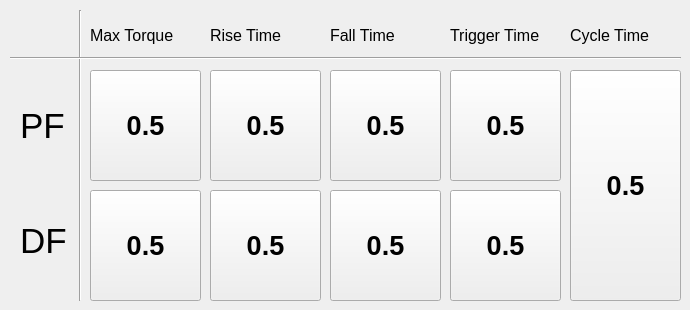
      <widget class="QWidget" name="tab_3">
       <attribute name="title">
        <string>Motor</string>
       </attribute>
       <widget class="QPushButton" name="button_set_max_torque_dorsi">
        <property name="geometry">
         <rect>
          <x>90</x>
          <y>190</y>
          <width>111</width>
          <height>111</height>
         </rect>
        </property>
        <property name="font">
         <font>
          <pointsize>20</pointsize>
          <bold>true</bold>
         </font>
        </property>
        <property name="text">
         <string>0.5</string>
        </property>
       </widget>
       <widget class="QLabel" name="label">
        <property name="geometry">
         <rect>
          <x>20</x>
          <y>100</y>
          <width>51</width>
          <height>51</height>
         </rect>
        </property>
        <property name="font">
         <font>
          <pointsize>26</pointsize>
          <bold>false</bold>
         </font>
        </property>
        <property name="text">
         <string>PF</string>
        </property>
       </widget>
       <widget class="QPushButton" name="button_set_max_torque_plantar">
        <property name="geometry">
         <rect>
          <x>90</x>
          <y>70</y>
          <width>111</width>
          <height>111</height>
         </rect>
        </property>
        <property name="font">
         <font>
          <pointsize>20</pointsize>
          <bold>true</bold>
         </font>
        </property>
        <property name="text">
         <string>0.5</string>
        </property>
       </widget>
       <widget class="QLabel" name="label_2">
        <property name="geometry">
         <rect>
          <x>20</x>
          <y>220</y>
          <width>51</width>
          <height>41</height>
         </rect>
        </property>
        <property name="font">
         <font>
          <pointsize>26</pointsize>
          <bold>false</bold>
         </font>
        </property>
        <property name="text">
         <string>DF</string>
        </property>
       </widget>
       <widget class="Line" name="line">
        <property name="geometry">
         <rect>
          <x>70</x>
          <y>10</y>
          <width>20</width>
          <height>291</height>
         </rect>
        </property>
        <property name="orientation">
         <enum>Qt::Vertical</enum>
        </property>
       </widget>
       <widget class="Line" name="line_2">
        <property name="geometry">
         <rect>
          <x>10</x>
          <y>50</y>
          <width>671</width>
          <height>16</height>
         </rect>
        </property>
        <property name="orientation">
         <enum>Qt::Horizontal</enum>
        </property>
       </widget>
       <widget class="QLabel" name="label_3">
        <property name="geometry">
         <rect>
          <x>90</x>
          <y>10</y>
          <width>111</width>
          <height>51</height>
         </rect>
        </property>
        <property name="font">
         <font>
          <pointsize>12</pointsize>
          <bold>false</bold>
         </font>
        </property>
        <property name="styleSheet">
         <string notr="true">QLabel {
qproperty-alignment: AlignCenter;
}</string>
        </property>
        <property name="text">
         <string>Max Torque</string>
        </property>
       </widget>
       <widget class="QLabel" name="label_4">
        <property name="geometry">
         <rect>
          <x>210</x>
          <y>10</y>
          <width>111</width>
          <height>51</height>
         </rect>
        </property>
        <property name="font">
         <font>
          <pointsize>12</pointsize>
          <bold>false</bold>
         </font>
        </property>
        <property name="styleSheet">
         <string notr="true">QLabel {
qproperty-alignment: AlignCenter;
}</string>
        </property>
        <property name="text">
         <string>Rise Time</string>
        </property>
       </widget>
       <widget class="QPushButton" name="button_set_rise_time_plantar">
        <property name="geometry">
         <rect>
          <x>210</x>
          <y>70</y>
          <width>111</width>
          <height>111</height>
         </rect>
        </property>
        <property name="font">
         <font>
          <pointsize>20</pointsize>
          <bold>true</bold>
         </font>
        </property>
        <property name="text">
         <string>0.5</string>
        </property>
       </widget>
       <widget class="QPushButton" name="button_set_rise_time_dorsi">
        <property name="geometry">
         <rect>
          <x>210</x>
          <y>190</y>
          <width>111</width>
          <height>111</height>
         </rect>
        </property>
        <property name="font">
         <font>
          <pointsize>20</pointsize>
          <bold>true</bold>
         </font>
        </property>
        <property name="text">
         <string>0.5</string>
        </property>
       </widget>
       <widget class="QPushButton" name="button_set_fall_time_plantar">
        <property name="geometry">
         <rect>
          <x>330</x>
          <y>70</y>
          <width>111</width>
          <height>111</height>
         </rect>
        </property>
        <property name="font">
         <font>
          <pointsize>20</pointsize>
          <bold>true</bold>
         </font>
        </property>
        <property name="text">
         <string>0.5</string>
        </property>
       </widget>
       <widget class="QPushButton" name="button_set_trigger_time_plantar">
        <property name="geometry">
         <rect>
          <x>450</x>
          <y>70</y>
          <width>111</width>
          <height>111</height>
         </rect>
        </property>
        <property name="font">
         <font>
          <pointsize>20</pointsize>
          <bold>true</bold>
         </font>
        </property>
        <property name="text">
         <string>0.5</string>
        </property>
       </widget>
       <widget class="QPushButton" name="button_set_fall_time_dorsi">
        <property name="geometry">
         <rect>
          <x>330</x>
          <y>190</y>
          <width>111</width>
          <height>111</height>
         </rect>
        </property>
        <property name="font">
         <font>
          <pointsize>20</pointsize>
          <bold>true</bold>
         </font>
        </property>
        <property name="text">
         <string>0.5</string>
        </property>
       </widget>
       <widget class="QPushButton" name="button_set_trigger_time_dorsi">
        <property name="geometry">
         <rect>
          <x>450</x>
          <y>190</y>
          <width>111</width>
          <height>111</height>
         </rect>
        </property>
        <property name="font">
         <font>
          <pointsize>20</pointsize>
          <bold>true</bold>
         </font>
        </property>
        <property name="text">
         <string>0.5</string>
        </property>
       </widget>
       <widget class="QLabel" name="label_5">
        <property name="geometry">
         <rect>
          <x>330</x>
          <y>10</y>
          <width>111</width>
          <height>51</height>
         </rect>
        </property>
        <property name="font">
         <font>
          <pointsize>12</pointsize>
          <bold>false</bold>
         </font>
        </property>
        <property name="styleSheet">
         <string notr="true">QLabel {
qproperty-alignment: AlignCenter;
}</string>
        </property>
        <property name="text">
         <string>Fall Time</string>
        </property>
       </widget>
       <widget class="QLabel" name="label_6">
        <property name="geometry">
         <rect>
          <x>450</x>
          <y>10</y>
          <width>111</width>
          <height>51</height>
         </rect>
        </property>
        <property name="font">
         <font>
          <pointsize>12</pointsize>
          <bold>false</bold>
         </font>
        </property>
        <property name="styleSheet">
         <string notr="true">QLabel {
qproperty-alignment: AlignCenter;
}</string>
        </property>
        <property name="text">
         <string>Trigger Time</string>
        </property>
       </widget>
       <widget class="QLabel" name="label_7">
        <property name="geometry">
         <rect>
          <x>570</x>
          <y>10</y>
          <width>111</width>
          <height>51</height>
         </rect>
        </property>
        <property name="font">
         <font>
          <pointsize>12</pointsize>
          <bold>false</bold>
         </font>
        </property>
        <property name="styleSheet">
         <string notr="true">QLabel {
qproperty-alignment: AlignCenter;
}</string>
        </property>
        <property name="text">
         <string>Cycle Time</string>
        </property>
       </widget>
       <widget class="QPushButton" name="button_set_cycle_time">
        <property name="geometry">
         <rect>
          <x>570</x>
          <y>70</y>
          <width>111</width>
          <height>231</height>
         </rect>
        </property>
        <property name="font">
         <font>
          <pointsize>20</pointsize>
          <bold>true</bold>
         </font>
        </property>
        <property name="text">
         <string>0.5</string>
        </property>
       </widget>
      </widget>
